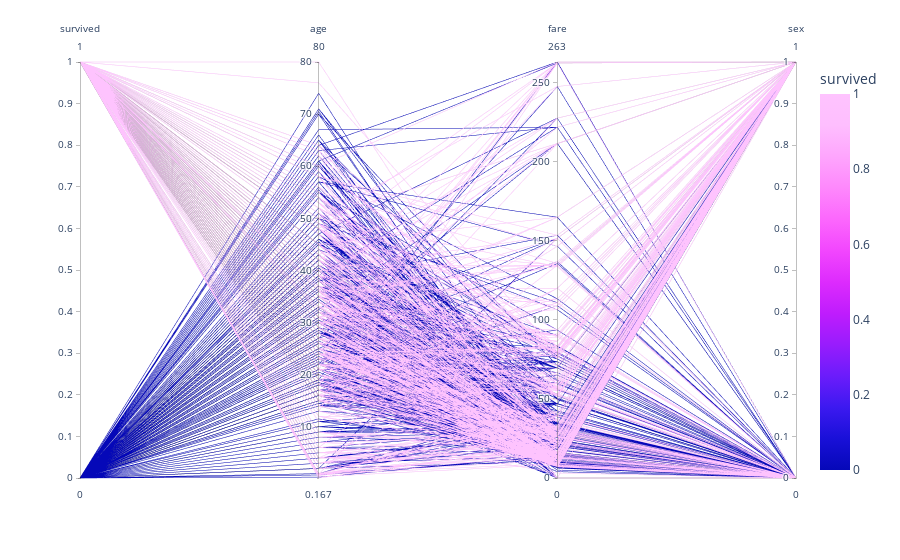

The code cell stored with this chart in its notebook:
### Code cell
vis.get_parallel2(titanic_df_fare)

### Figure 1 — Plotly figure (JSON) as saved in the notebook; plotly's stock layout.template omitted (floating-point values rounded to 4 significant figures; data arrays with more than 128 entries replaced by an {"elided": "..."} marker saying what was removed)
{"data": [{"dimensions": [{"label": "survived", "values": {"elided": "1309 int values"}}, {"label": "age", "values": {"elided": "1309 float values"}}, {"label": "fare", "values": {"elided": "1309 float values"}}, {"label": "sex", "values": {"elided": "1309 int values"}}], "domain": {"x": [0, 1], "y": [0, 1]}, "line": {"color": {"elided": "1309 int values"}, "coloraxis": "coloraxis"}, "name": "", "type": "parcoords"}], "layout": {"coloraxis": {"colorbar": {"title": {"text": "survived"}}, "colorscale": [[0, "#0508b8"], [0.08333, "#1910d8"], [0.1667, "#3c19f0"], [0.25, "#6b1cfb"], [0.3333, "#981cfd"], [0.4167, "#bf1cfd"], [0.5, "#dd2bfd"], [0.5833, "#f246fe"], [0.6667, "#fc67fd"], [0.75, "#fe88fc"], [0.8333, "#fea5fd"], [0.9167, "#febefe"], [1, "#fec3fe"]]}, "legend": {"tracegroupgap": 0}, "margin": {"t": 60}}}
